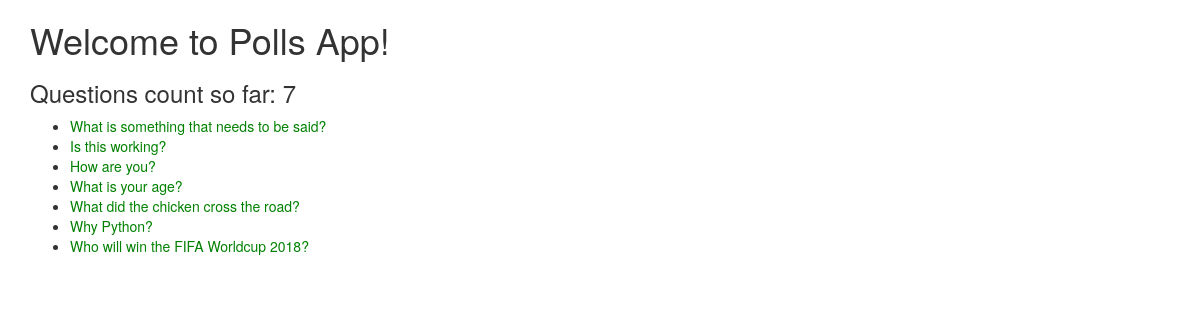
The page /polls/ (signed in) on the database its author committed.
### polls/models.py (models this page shows, shortened)
class Question(models.Model):
    question_text = models.CharField(max_length=200)
    pub_date = models.DateTimeField('date published', auto_now_add=True)

### polls/views.py (the view)
# urls.py: path('', login_required(views.IndexView.as_view()), name='index'),
class IndexView(generic.ListView):
    template_name = 'polls/index.html'
    context_object_name = 'latest_question_list'
    def get_queryset(self):
        return Question.objects.order_by('-pub_date')

### polls/templates/polls/index.html (shortened to what this page needs)
<!DOCTYPE html>
<html lang="en">
<head>
    <link rel="stylesheet" href="https://maxcdn.bootstrapcdn.com/bootstrap/3.3.7/css/bootstrap.min.css">
</head>
<body>
{% load static %}
<link rel="stylesheet" type="text/css" href="{% static 'polls/style.css' %}" />
<div class="container">
<h1>Welcome to Polls App!</h1>
<h3>Questions count so far: {{ latest_question_list.count }} </h3>
{% if latest_question_list %}
    <ul>
    {% for question in latest_question_list %}
        <li><a href="{% url 'polls:detail' question.id %}">{{ question.question_text }}</a></li>
    {% endfor %}
    </ul>
{% else %}
    <p>No polls are available.</p>
{% endif %}
</div>
</body>
</html>

### polls/static/polls/style.css (style rules this page uses)
li a { color: green; }

### rows shown on the page
Question: question_text "What is something that needs to be said?"
Question: question_text "Is this working?"
Question: question_text "How are you?"
Question: question_text "What is your age?"
Question: question_text "What did the chicken cross the road?"
Question: question_text "Why Python?"
Question: question_text "Who will win the FIFA Worldcup 2018?"

### other values the page prints
{{ latest_question_list.count }} "7"
